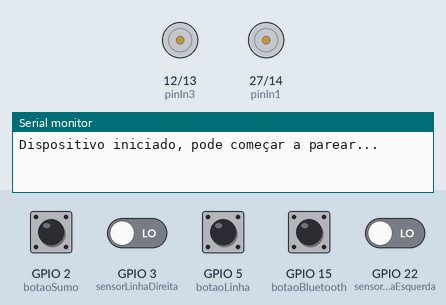
A sketch run on a simulated ESP32. On the bench: motor-driver pin pairs drawn as motors (green arrow = first pin HIGH = forward, orange = second pin HIGH = backward, longer = more drive), the last lines printed to the serial monitor. Inputs (shaded band) come from the test bench; at power-on: GPIO 2 (botaoSumo), GPIO 3 (sensorLinhaDireita), GPIO 5 (botaoLinha), GPIO 15 (botaoBluetooth), GPIO 22 (sensorLinhaEsquerda) LOW. Nothing arrives over Bluetooth unless stated.

Above: at 1.2 s.
1.3 s: GPIO 5 (botaoLinha) pulled HIGH for 0.15 s
At 1.37 s:
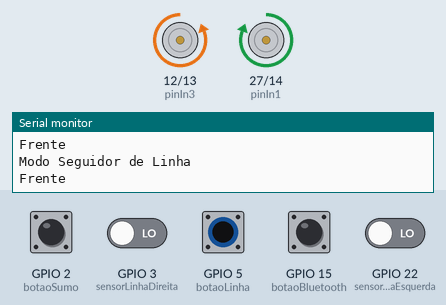
6.1 s: GPIO 3 (sensorLinhaDireita) driven HIGH and GPIO 5 (botaoLinha) driven HIGH
At 6.8 s:
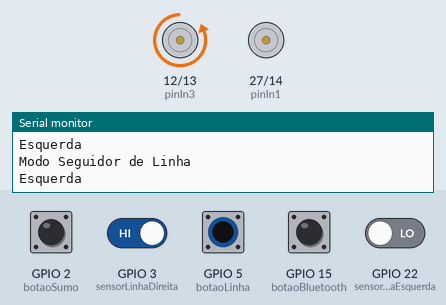
7.6 s: GPIO 22 (sensorLinhaEsquerda) driven HIGH
At 8.3 s:
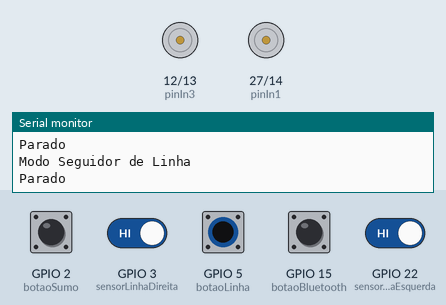
9.1 s: GPIO 3 (sensorLinhaDireita) driven LOW
At 9.7 s:
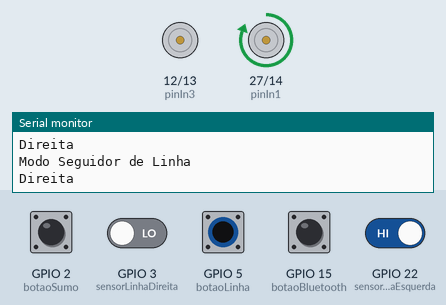
Timing chart, 0 to 11.6 s (numbered marks = the images above; inputs shaded):
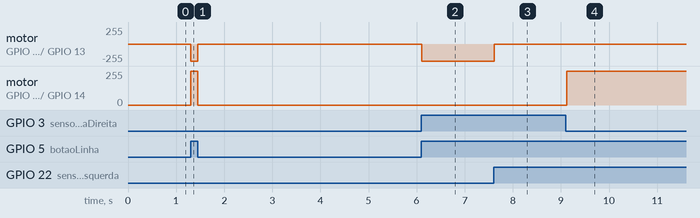

The sketch:

robotri.ino
```cpp
#include <BluetoothSerial.h>
#include <Ultrasonic.h>

#define pinIn1 27
#define pinIn2 14
#define pinIn3 12
#define pinIn4 13

#define triggerEsquerda 19
#define echoEsquerda 18
#define triggerMeio 33
#define echoMeio 32
#define triggerDireita 26
#define echoDireita 25

#define botaoBluetooth 15
#define botaoSumo 2
#define botaoLinha 5

#define sensorLinhaEsquerda 22
#define sensorLinhaDireita 3
#define velocidade 50

BluetoothSerial bluetooth;

unsigned int distancia = 0;
Ultrasonic ultrasonicEsquerda(triggerEsquerda, echoEsquerda);
Ultrasonic ultrasonicMeio(triggerMeio, echoMeio);
Ultrasonic ultrasonicDireita(triggerDireita, echoDireita);


void setup() {

  pinMode(pinIn1, OUTPUT);
  pinMode(pinIn2, OUTPUT);
  pinMode(pinIn3, OUTPUT);
  pinMode(pinIn4, OUTPUT);
  pinMode(botaoBluetooth, INPUT);
  pinMode(botaoSumo, INPUT);
  pinMode(botaoLinha, INPUT);
  pinMode(sensorLinhaEsquerda, INPUT);
  pinMode(sensorLinhaDireita, INPUT);

  Serial.begin(115200);
  bluetooth.begin("Esp32");
  Serial.println("Dispositivo iniciado, pode começar a parear...");

}

void loop() {

    bool estadoBotaoBluetooth = digitalRead(botaoBluetooth);
    bool estadoBotaoSumo = digitalRead(botaoSumo);
    bool estadoBotaoLinha = digitalRead(botaoLinha);

    if (estadoBotaoBluetooth) {
      Serial.println("Modo Bluetooth");
      roboBluetooth();
      delay(50);
    }

    else if (estadoBotaoSumo) {
      Serial.println("Modo Sumô");
      roboSumo();
      delay(50);
    }

    else if (estadoBotaoLinha) {
      Serial.println("Modo Seguidor de Linha");
      roboLinha();
      delay(50);
    }

    else {
      digitalWrite(pinIn1, LOW);
      digitalWrite(pinIn2, LOW);
      digitalWrite(pinIn3, LOW);
      digitalWrite(pinIn4, LOW);
      delay(50);
    }

  }

  void roboBluetooth() {

      if (Serial.available()) {
          bluetooth.write(Serial.read());
      }

      if (bluetooth.available()) {
        char recebido = bluetooth.read();
        Serial.write(recebido);

      if (recebido == 'F') {
        digitalWrite(pinIn1, HIGH);
        digitalWrite(pinIn4, HIGH);
      }

      if (recebido == 'B') {
        digitalWrite(pinIn2, HIGH);
        digitalWrite(pinIn3, HIGH);
      }

      if (recebido == 'L') {
        digitalWrite(pinIn1, HIGH);
      }

      if (recebido == 'R') {
        digitalWrite(pinIn4, HIGH);
      }

      if (recebido == 'S') {
        digitalWrite(pinIn1, LOW);
        digitalWrite(pinIn2, LOW);
        digitalWrite(pinIn3, LOW);
        digitalWrite(pinIn4, LOW);
      }
     delay(20);
    }
  }


  void roboSumo() {

    int distanciaEsquerda;
    long microsecEsquerda = ultrasonicEsquerda.timing();
    distanciaEsquerda = ultrasonicEsquerda.convert(microsecEsquerda, Ultrasonic::CM);

    int distanciaMeio;
    long microsecMeio = ultrasonicMeio.timing();
    distanciaMeio = ultrasonicMeio.convert(microsecMeio, Ultrasonic::CM);

    int distanciaDireita;
    long microsecDireita = ultrasonicDireita.timing();
    distanciaDireita = ultrasonicDireita.convert(microsecDireita, Ultrasonic::CM);

    if (distanciaEsquerda < 15) {

      digitalWrite(pinIn1, HIGH);
      delay(500);

      digitalWrite(pinIn1, HIGH);
      digitalWrite(pinIn4, HIGH);
      delay(1000);

      digitalWrite(pinIn1, LOW);
      digitalWrite(pinIn4, LOW);
      delay(30);

      digitalWrite(pinIn2, HIGH);
      digitalWrite(pinIn3, HIGH);
      delay(1000);

      digitalWrite(pinIn2, LOW);
      digitalWrite(pinIn3, LOW);
      delay(300);

    }

    else if (distanciaMeio < 15) {

        digitalWrite(pinIn1, HIGH);
        digitalWrite(pinIn4, HIGH);
        delay(1000);

        digitalWrite(pinIn1, LOW);
        digitalWrite(pinIn4, LOW);
        delay(30);

        digitalWrite(pinIn2, HIGH);
        digitalWrite(pinIn3, HIGH);
        delay(1000);

        digitalWrite(pinIn2, LOW);
        digitalWrite(pinIn3, LOW);
        delay(300);

    }

    else if (distanciaDireita < 15) {

      digitalWrite(pinIn4, HIGH);
      delay(500);

      digitalWrite(pinIn1, HIGH);
      digitalWrite(pinIn4, HIGH);
      delay(1000);

      digitalWrite(pinIn1, LOW);
      digitalWrite(pinIn4, LOW);
      delay(30);

      digitalWrite(pinIn2, HIGH);
      digitalWrite(pinIn3, HIGH);
      delay(1000);

      digitalWrite(pinIn2, LOW);
      digitalWrite(pinIn3, LOW);
      delay(300);

    }

    else {
      Serial.println("Modo neutro");
      digitalWrite(pinIn1, LOW);
      digitalWrite(pinIn2, LOW);
      digitalWrite(pinIn3, LOW);
      digitalWrite(pinIn4, LOW);
    }
  }

  void roboLinha() {
    bool estadoE = digitalRead(sensorLinhaEsquerda);
    bool estadoD = digitalRead(sensorLinhaDireita);

    if (!estadoD && !estadoE){
      digitalWrite(pinIn1, HIGH);
      digitalWrite(pinIn4, HIGH);
      digitalWrite(pinIn2, LOW);
      digitalWrite(pinIn3, LOW);
      Serial.println("Frente");
    }

    if (estadoD && estadoE) {
      digitalWrite(pinIn1, LOW);
      digitalWrite(pinIn2, LOW);
      digitalWrite(pinIn3, LOW);
      digitalWrite(pinIn4, LOW);
      Serial.println("Parado");
    }

    if (!estadoD && estadoE) {
      digitalWrite(pinIn1, HIGH);
      digitalWrite(pinIn2, LOW);
      digitalWrite(pinIn3, LOW);
      digitalWrite(pinIn4, LOW);

      Serial.println("Direita");
    }

    if (estadoD && !estadoE) {
      digitalWrite(pinIn1, LOW);
      digitalWrite(pinIn2, LOW);
      digitalWrite(pinIn3, LOW);
      digitalWrite(pinIn4, HIGH);
      Serial.println("Esquerda");
    }


  }
```

Measured:
- after the input at 1.3 s, motor on GPIO 12 (pinIn3) / GPIO 13 (pinIn4): stopped → backward 255/255 at once, → stopped 0.15 s later; motor on GPIO 27 (pinIn1) / GPIO 14 (pinIn2): stopped → forward 255/255 at once, → stopped 0.15 s later
- after the input at 6.1 s, motor on GPIO 12 (pinIn3) / GPIO 13 (pinIn4): stopped → backward 255/255 at once
- after the input at 7.6 s, motor on GPIO 12 (pinIn3) / GPIO 13 (pinIn4): backward 255/255 → stopped at once
- after the input at 9.1 s, motor on GPIO 27 (pinIn1) / GPIO 14 (pinIn2): stopped → forward 255/255 at once
